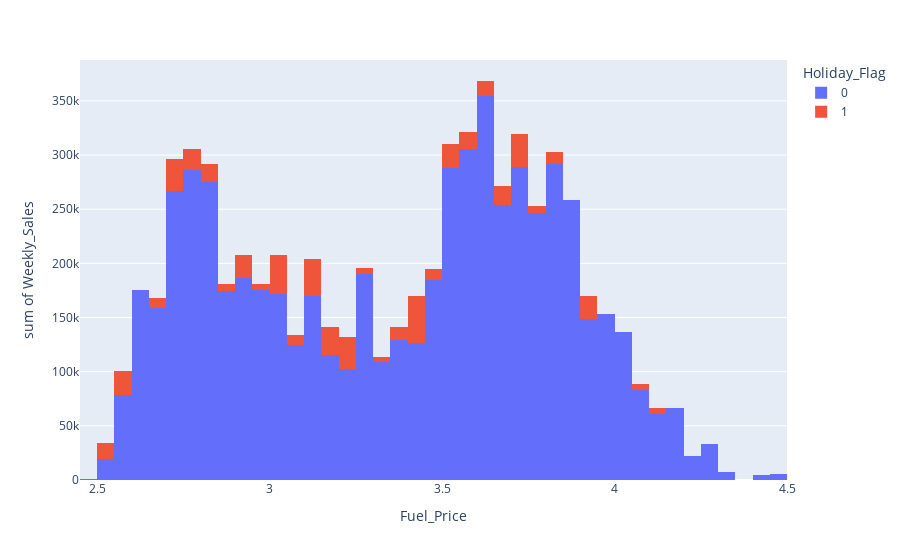

The notebook cell saved with this chart:
### Code cell
px.histogram(wal, x='Fuel_Price', y ='Weekly_Sales', color='Holiday_Flag')#, marginal='box')

### Figure 1 — Plotly figure (JSON) as saved in the notebook; plotly's stock layout.template omitted (floating-point values rounded to 4 significant figures; data arrays with more than 128 entries replaced by an {"elided": "..."} marker saying what was removed)
{"data": [{"alignmentgroup": "True", "bingroup": "x", "histfunc": "sum", "hovertemplate": "Holiday_Flag=0<br>Fuel_Price=%{x}<br>sum of Weekly_Sales=%{y}<extra></extra>", "legendgroup": "0", "marker": {"color": "#636efa", "pattern": {"shape": ""}}, "name": "0", "offsetgroup": "0", "orientation": "v", "showlegend": true, "type": "histogram", "x": {"elided": "5985 float values"}, "xaxis": "x", "y": {"elided": "5985 float values"}, "yaxis": "y"}, {"alignmentgroup": "True", "bingroup": "x", "histfunc": "sum", "hovertemplate": "Holiday_Flag=1<br>Fuel_Price=%{x}<br>sum of Weekly_Sales=%{y}<extra></extra>", "legendgroup": "1", "marker": {"color": "#EF553B", "pattern": {"shape": ""}}, "name": "1", "offsetgroup": "1", "orientation": "v", "showlegend": true, "type": "histogram", "x": {"elided": "450 float values"}, "xaxis": "x", "y": {"elided": "450 float values"}, "yaxis": "y"}], "layout": {"barmode": "relative", "legend": {"title": {"text": "Holiday_Flag"}, "tracegroupgap": 0}, "margin": {"t": 60}, "xaxis": {"anchor": "y", "domain": [0, 1], "title": {"text": "Fuel_Price"}}, "yaxis": {"anchor": "x", "domain": [0, 1], "title": {"text": "sum of Weekly_Sales"}}}}
